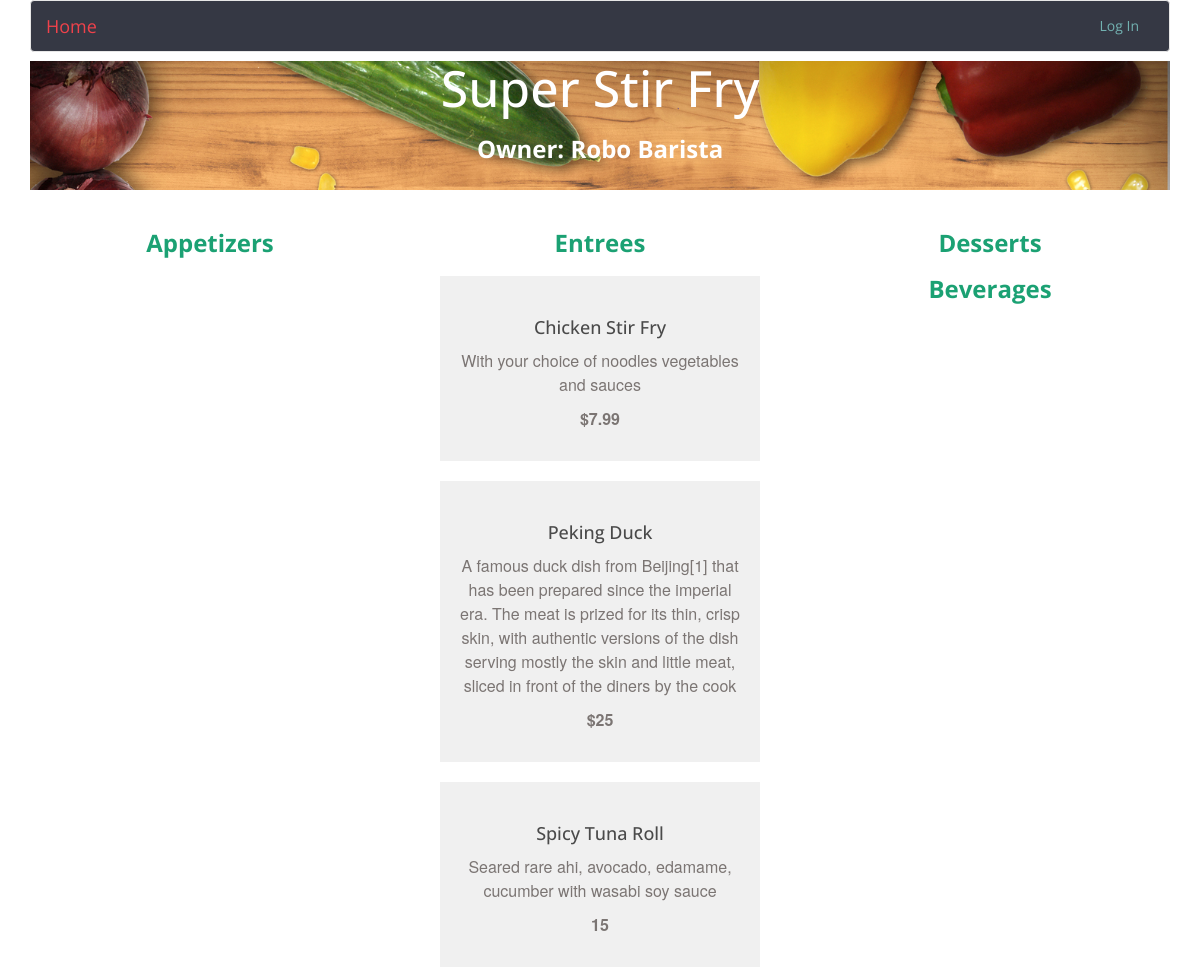
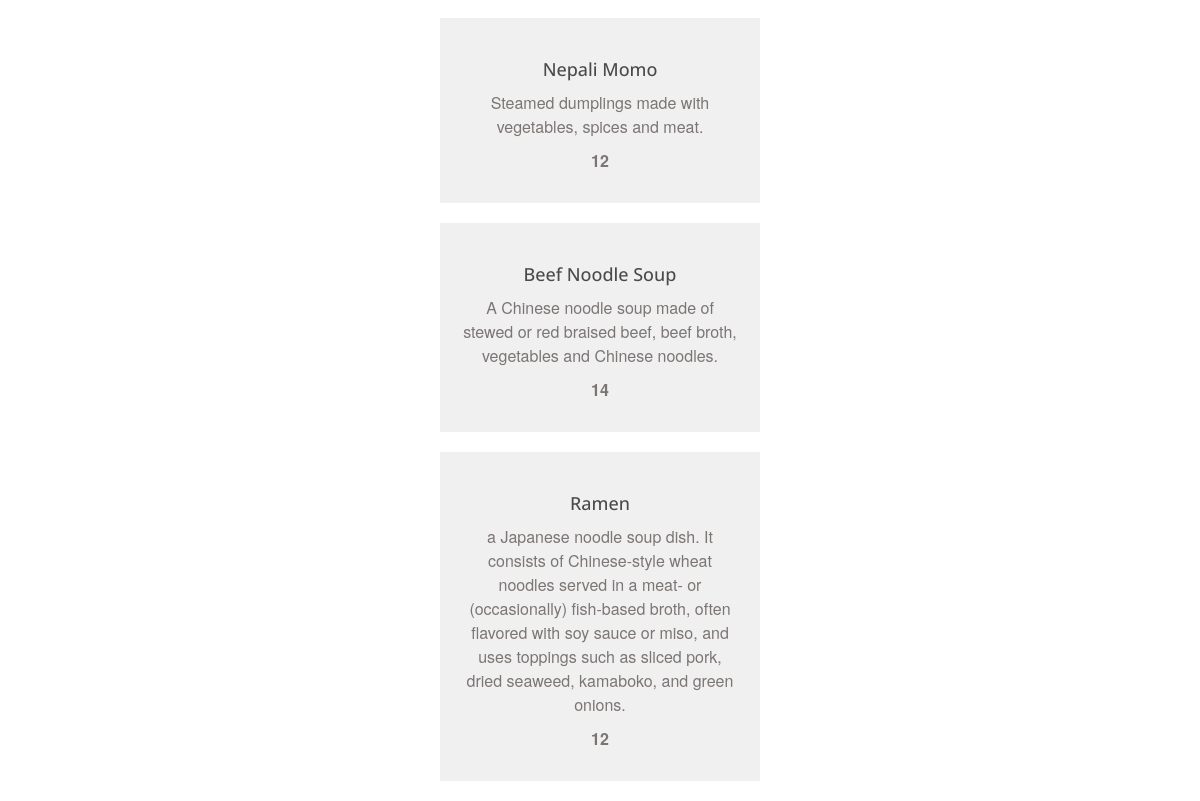
The app's page /restaurant/2/menu/ with its own data (2 pictures, top to bottom).
### database_setup.py (models this page shows, shortened)
class Restaurant(Base):
    __tablename__ = 'restaurant'
    id = Column(Integer, primary_key=True)
    name = Column(String(250), nullable=False)
    user_id = Column(Integer, ForeignKey('user.id'))
    user = relationship(User)

class User(Base):
    __tablename__ = 'user'
    id = Column(Integer, primary_key=True)
    name = Column(String(250), nullable=False)
    email = Column(String(250), nullable=False)
    picture = Column(String(250))

class MenuItem(Base):
    __tablename__ = 'menu_item'
    name = Column(String(80), nullable=False)
    id = Column(Integer, primary_key=True)
    description = Column(String(250))
    price = Column(String(8))
    course = Column(String(250))
    restaurant_id = Column(Integer, ForeignKey('restaurant.id'))
    restaurant = relationship(Restaurant)
    user_id = Column(Integer, ForeignKey('user.id'))
    user = relationship(User)

### project.py (the view, shortened to what this page needs)
@app.route('/restaurant/<int:restaurant_id>/')
@app.route('/restaurant/<int:restaurant_id>/menu/')
def showMenu(restaurant_id):
    restaurant = session.query(Restaurant).filter_by(id=restaurant_id).one()
    creator = getUserInfo(restaurant.user_id)
    items = session.query(MenuItem).filter_by(
        restaurant_id=restaurant_id).all()
    if ('username' not in login_session or
            creator.id != login_session['user_id']):
        return render_template(
            'publicmenu.html',
            items=items,
            restaurant=restaurant,
            creator=creator
            )

### project.py (called while the page is built)
def getUserInfo(user_id):
    user = session.query(User).filter_by(id=user_id).one()
    return user

### templates/publicmenu.html (shortened to what this page needs)
{% extends "base.html" %}
{% block body %}
    <div class="container">
        <div class="title">
            <h1>{{ restaurant.name }}</h1>
            <h2>Owner: {{ creator.name }}</h2>
        </div>
    {% if items != [] %}
        <div class="row">
            <div class="col-md-4">
                <h2>Appetizers</h2>
            </div>
            <div class="col-md-4">
                <h2>Entrees</h2>
                    {% for i in items %}
                        {% if i.course == 'Entree' %}
                        <div class="menu-item">
                            <h3>{{i.name}}</h3>
                            <p>{{i.description}}</p>
                            <p class="menu-price">{{i.price}}</p>
                        </div>
                        {% endif %}
                    {% endfor %}
            </div>
            <div class="col-md-4">
                <h2>Desserts</h2>
                <h2>Beverages</h2>
            </div>
        </div>
    {% endif %}
    </div>
{% endblock %}

### templates/base.html (shortened to what this page needs)
<!DOCTYPE html>
<html lang="en">
  <head>
    <link href="/static/css/bootstrap.min.css" type="text/css" rel="stylesheet">
    <link href="/static/css/normalize.css" type="text/css" rel="stylesheet">
    <link href="/static/css/style.css" type="text/css" rel="stylesheet">
  </head>
  <body>
    <header class="container">
        <nav class="navbar navbar-default" style="background-color: #353844">
          <div class="container-fluid">
            <div class="navbar-header">
              {% if 'username' in session %}
              <a class="navbar-brand" style="color: #F0424B" href="/">
                Welcome, {{session['username']}}</a>
              {% else %}
              <a class="navbar-brand" style="color: #F0424B" href="/">
                Home</a>
              {% endif %}
            </div>
            <div class="collapse navbar-collapse" id="bs-example-navbar-collapse-1">
              <ul class="nav navbar-nav navbar-right">
                {% if 'username' in session %}
                  <li><a style="color: #72B1B1" href="/logout">Log Out</a></li>
                {% else %}
                  <li><a style="color: #72B1B1" href="/login">Log In</a></li>
                {% endif %}
              </ul>
            </div>
          </div>
        </nav>
    </header>
    <section class="main">
      {% block body %}
      {% endblock %}
    </section>
  </body>
</html>

### static/css/style.css (style rules this page uses)
* { font-family: 'Open Sans', sans-serif; }
header.container { height: 51px; }
h1 { font-size: 50px; color: white; margin: 10px; }
.title h2 { color: white; }
h2 { text-align: center; font-size: 24px; color: #1BA173; font-weight: 700; }
h3 { font-size: 18px; color: #4A4A4A; line-height: 23px; }
p { font-family: "Helvetica Neue", Roboto, Helvetica, Arial, sans-serif; font-size: 16px; color: #7B7573; line-height: 24px; font-weight: 400; }
a { font-size: 14px; color: #0093B9; line-height: 17px; }
.menu-item { text-align: center; background: #F0F0F0; padding: 20px; margin: 20px; }
.menu-price { font-weight: 700; }
.title { text-align: center; background-image: url(../image/food.jpg); background-size: cover; margin-bottom: 20px; min-height: 129px; }

### records on screen
Restaurant: name "Super Stir Fry"
User: name "Robo Barista"
MenuItem: name "Chicken Stir Fry", description "With your choice of noodles vegetables and sauces", price "$7.99"
MenuItem: name "Peking Duck", description "A famous duck dish from Beijing[1] that has been prepared since the imperial era. The meat is prized for its thin, crisp skin, with authentic versions of the dish serving mostly the skin and little meat, sliced in front of the diners by the cook", price "$25"
MenuItem: name "Spicy Tuna Roll", description "Seared rare ahi, avocado, edamame, cucumber with wasabi soy sauce", price "15"
MenuItem: name "Nepali Momo", description "Steamed dumplings made with vegetables, spices and meat.", price "12"
MenuItem: name "Beef Noodle Soup", description "A Chinese noodle soup made of stewed or red braised beef, beef broth, vegetables and Chinese noodles.", price "14"
MenuItem: name "Ramen", description "a Japanese noodle soup dish. It consists of Chinese-style wheat noodles served in a meat- or (occasionally) fish-based broth, often flavored with soy sauce or miso, and uses toppings such as sliced pork, dried seaweed, kamaboko, and green onions.", price "12"
